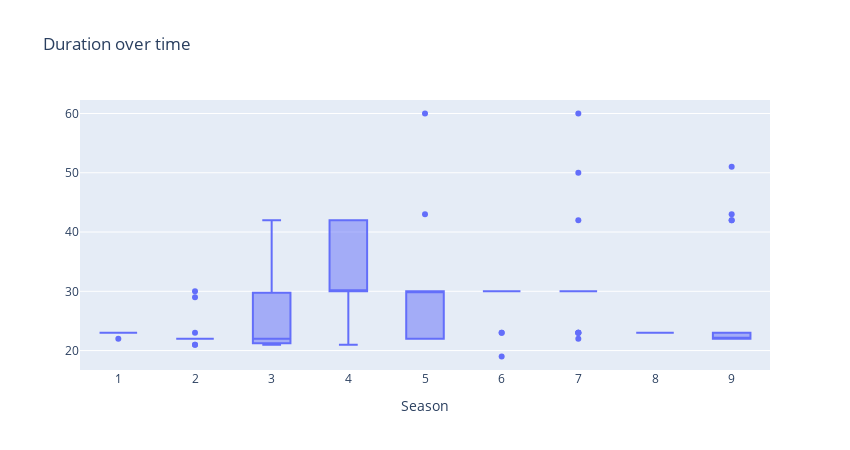

The notebook cell saved with this chart:
### Markdown cell above
'Stress relief' in season 5 aired after the Super Bowl - hence the 22+ million viewership

### Code cell
plot_box_over_time(data, 'Season', 'Duration', ['EpisodeTitle', 'Date'])

### Figure 1 — Plotly figure (JSON) as saved in the notebook; plotly's stock layout.template omitted (floating-point values rounded to 4 significant figures; data arrays with more than 128 entries replaced by an {"elided": "..."} marker saying what was removed)
{"data": [{"alignmentgroup": "True", "customdata": {"elided": "188x2 str values"}, "hovertemplate": "Season=%{x}<br>Duration=%{y}<br>EpisodeTitle=%{customdata[0]}<br>Date=%{customdata[1]}<extra></extra>", "legendgroup": "", "marker": {"color": "#636efa"}, "name": "", "notched": false, "offsetgroup": "", "orientation": "v", "showlegend": false, "type": "box", "x": {"elided": "188 int values"}, "x0": " ", "xaxis": "x", "y": {"elided": "188 int values"}, "y0": " ", "yaxis": "y"}], "layout": {"boxmode": "group", "height": 450, "legend": {"tracegroupgap": 0}, "showlegend": false, "title": {"text": "Duration over time"}, "width": 850, "xaxis": {"anchor": "y", "domain": [0, 1], "title": {"text": "Season"}}, "yaxis": {"anchor": "x", "domain": [0, 1], "showticklabels": true, "title": {}, "visible": true}}}
